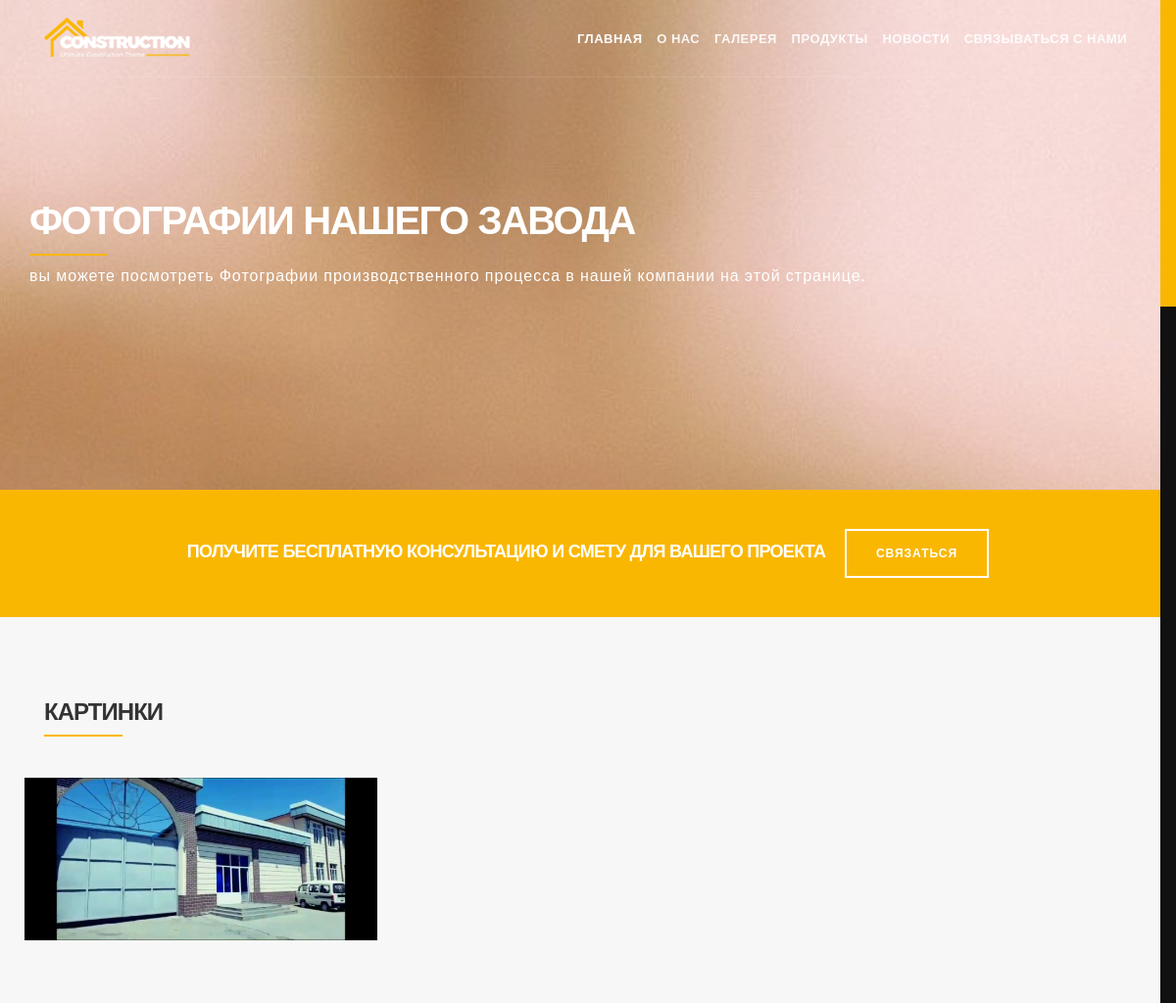
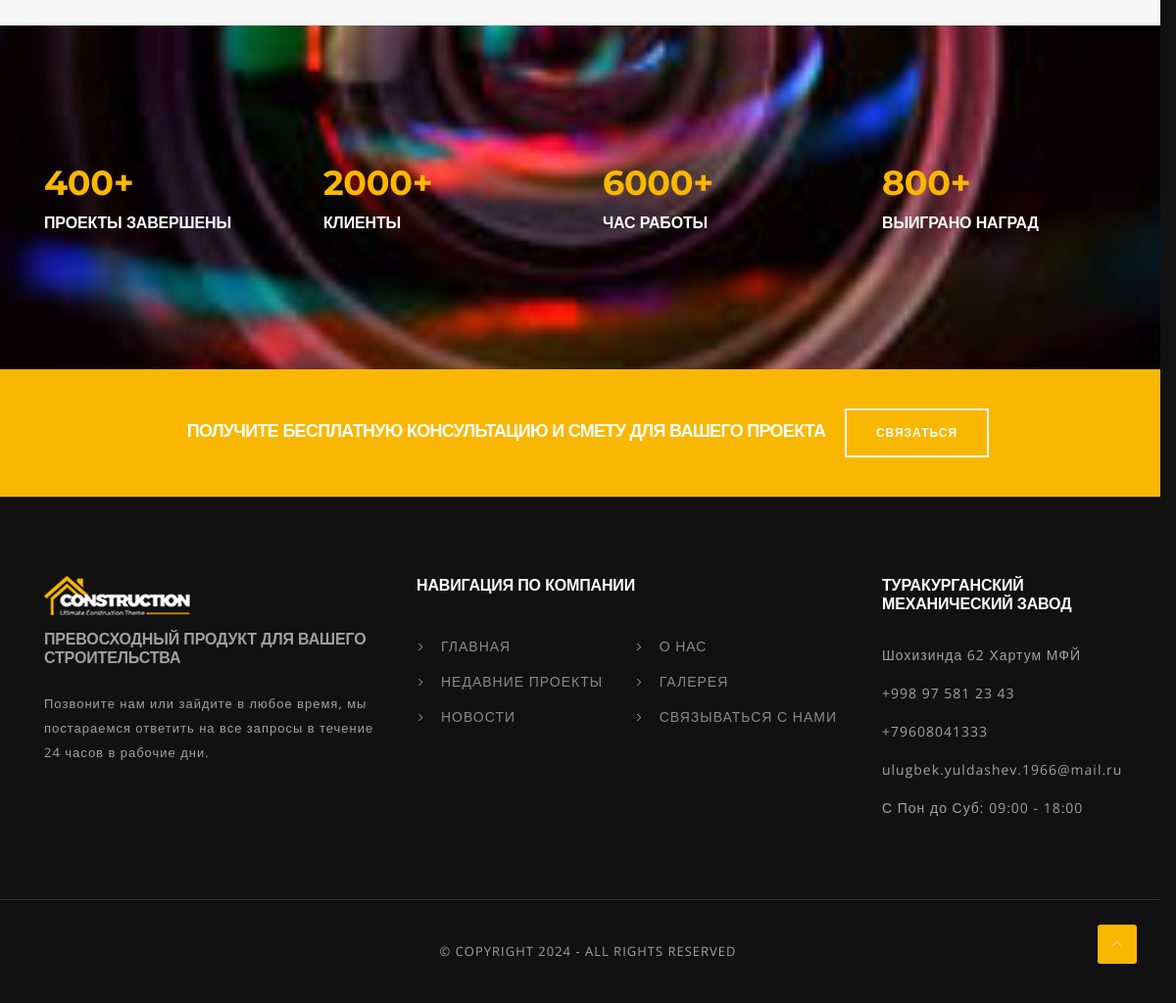
Page /services/ on the committed database (2 pictures, top to bottom).
### Main/models.py (models this page shows)
class Background_Img(models.Model):
    img = models.ImageField(upload_to='bg/')
    img2 = models.ImageField(upload_to='bg/')

class Picture(models.Model):
    img = models.ImageField(upload_to='gallery/')

class Statistics(models.Model):
    project_finished = models.IntegerField()
    client = models.IntegerField()
    hour_work = models.IntegerField()
    award_won = models.IntegerField()

class Info(models.Model):
    logo = models.ImageField(upload_to='logo/')
    name = models.CharField(max_length=255)
    location = models.CharField(max_length=255)
    phone_uz = models.CharField(max_length=255)
    phone_ru = models.CharField(max_length=255)
    phone_2 = models.CharField(max_length=255)
    email = models.EmailField()
    timetable = models.CharField(max_length=255)

### Main/views.py (the view)
# urls.py: path('services/', Service, name='services'),
def Service(request):
    bg = Background_Img.objects.last()
    img = Picture.objects.all()
    info = Info.objects.last()
    stats = Statistics.objects.last()
    context = {
        'bg': bg,
        'img': img,
        'stats': stats,
        'info': info,
    }
    return render(request, 'service.html', context)

### templates/service.html (shortened to what this page needs)
{% load static %}
<!doctype html>
 <html class="no-js" lang="en">
    <head>
        <link rel="stylesheet" href="{% static 'css/construct-icons.css' %}">
        <link rel="stylesheet" href="{% static 'css/themify-icons.css' %}">
        <link rel="stylesheet" href="{% static 'css/animate.min.css' %}">
        <link rel="stylesheet" href="{% static 'css/elegant-line-icons.css' %}">
        <link rel="stylesheet" href="{% static 'css/bootstrap.min.css' %}">
        <link rel="stylesheet" href="{% static 'css/owl.carousel.min.css' %}">
        <link rel="stylesheet" href="{% static 'css/slicknav.min.css' %}">
        <link rel="stylesheet" href="{% static 'css/swipebox.min.css' %}">
        <link rel="stylesheet" href="{% static 'css/base.css' %}">
        <link rel="stylesheet" href="{% static 'css/main.css' %}">
        <link rel="stylesheet" href="{% static 'css/responsive.css' %}">
    </head>
    <body data-spy="scroll" data-target="#navbar" data-offset="60">
        <header id="header" class="header hide-top header-bd double-header">
            <div class="header-bottom ptb-10 pos-relative">
                <div class="container">
                    <div class="col-sm-3">
                        <div class="navbar-header">
                            <a href="#" class="brand"><img src="{% static 'img/logo-light.png' %}" alt="Construction"></a>
                        </div>
                    </div>
                    <div class="col-sm-9 hidden-xs">
                        <nav class="mainmenu pull-right">
                            <ul id="navi-menu">
                                <li class="current_page_item"><a href="{% url 'index' %}">Главная</a>
                                </li>
                                <li><a href="{% url 'about' %}">О нас</a>
                                </li>
                                <li><a href="{% url 'services' %}">Галерея</a>
                                </li>
                                <li><a href="{% url 'projects' %}">Продукты</a>
                                </li>
                                <li><a href="{% url 'blogs' %}">Новости</a>
                                </li>
                                <li><a href="{% url 'contact' %}">Связываться с нами</a>
                                </li>
                            </ul>
                        </nav>
                    </div>
                </div>
            </div>
        </header>
        <section class="page-heading bg-img height-500" style="background-image: url({{bg.img.url}})">
            <div class="display-table">
                <div class="table-cell">
                    <div class="container">
                        <div class="hero-content">
                            <h2 class="fz-40 text-white fw-8 mb-15">ФОТОГРАФИИ НАШЕГО ЗАВОДА</h2>
                            <p class="text-white fz-16">вы можете посмотреть Фотографии производственного процесса в нашей компании на этой странице.</p>
                        </div>
                    </div>
                </div>
            </div>
        </section>
        <section class="cta-section text-center bg-yellow ptb-40">
            <div class="container">
                <h2 class="text-white fz-18 no-margin display-inline-block">ПОЛУЧИТЕ БЕСПЛАТНУЮ КОНСУЛЬТАЦИЮ И СМЕТУ ДЛЯ ВАШЕГО ПРОЕКТА</h2>
                <a href="{% url 'contact' %}" class="b-btn btn-white btn-border ml-15">Связаться</a>
            </div>
        </section>
        <section class="services-block bg-grey border-bottom padding">
            <div class="container">
               <h2 class="mb-40 ml-15">Картинки</h2>
                <div class="service-items">
                    <div class="portfolio-items filter-items img-w1 row">
                        {% for i in img %}
                        <div class="col-sm-4 col-xs-6 single-item padding-10 architecture">
                            <div class="portfolio-box">
                                <img class="img-w1" src="{{i.img.url}}" alt="Portfolio Image">
                            </div>
                        </div>
                        {% endfor %}
                    </div>
                </div>
            </div>
        </section>
        <section class="counter-section ptb-140 bg-img" style="background-image: url({{bg.img2.url}});">
            <div class="container">
                <div class="col-sm-3 col-xs-6 xs-padding">
                    <div class="counter-box">
                        <h3 class="fz-35 fw-7 text-yellow"><span class="counter">{{stats.project_finished}}</span>+</h3>
                        <h4 class="text-white fw-7 no-margin">Проекты завершены</h4>
                    </div>
                </div>
                <div class="col-sm-3 col-xs-6 xs-padding">
                    <div class="counter-box">
                        <h3 class="fz-35 fw-7 text-yellow"><span class="counter">{{stats.client}}</span>+</h3>
                        <h4 class="text-white fw-7 no-margin">Клиенты</h4>
                    </div>
                </div>
                <div class="col-sm-3 col-xs-6 xs-padding">
                    <div class="counter-box">
                        <h3 class="fz-35 fw-7 text-yellow"><span class="counter">{{stats.hour_work}}</span>+</h3>
                        <h4 class="text-white fw-7 no-margin">Час работы</h4>
                    </div>
                </div>
                <div class="col-sm-3 col-xs-6 xs-padding">
                    <div class="counter-box">
                        <h3 class="fz-35 fw-7 text-yellow"><span class="counter">{{stats.award_won}}</span>+</h3>
                        <h4 class="text-white fw-7 no-margin">Выиграно наград</h4>
                    </div>
                </div>
            </div>
        </section>
        <section class="cta-section text-center bg-yellow ptb-40">
            <div class="container">
                <h2 class="text-white fz-18 no-margin display-inline-block">ПОЛУЧИТЕ БЕСПЛАТНУЮ КОНСУЛЬТАЦИЮ И СМЕТУ ДЛЯ ВАШЕГО ПРОЕКТА</h2>
                <a href="{% url 'contact' %}" class="b-btn btn-white btn-border ml-15">Связаться</a>
            </div>
        </section>
		<section class="widget-section bd-top-dark padding bg-dark">
            <div class="container">
                <div class="col-sm-4 col-xs-6 xs-padding">
                    <div class="widget-box">
                        <img class="mb-15" src="{{info.logo.url}}" alt="Construction">
                        <h4 class="text-light mb-25">Превосходный продукт для вашего строительства</h4>
                        <p class="fz-13 mb-25 text-light">Позвоните нам или зайдите в любое время, мы постараемся ответить на все запросы в течение 24 часов в рабочие дни.</p>
                    </div>
                </div>
                <div class="col-sm-5 col-xs-6 xs-padding">
                    <h4 class="text-white mb-40">Навигация по компании</h4>
                    <ul class="list-1 angel mb-20">
                            <li><a href="{% url 'index' %}">Главная</a></li>
                            <li><a href="{% url 'about' %}">О нас</a></li>
                            <li><a href="{% url 'projects' %}">Недавние Проекты</a></li>
                            <li><a href="{% url 'services' %}"> Галерея</a></li>
                            <li><a href="{% url 'blogs' %}">НОВОСТИ</a></li>
                            <li><a href="{% url 'contact' %}"> СВЯЗЫВАТЬСЯ С НАМИ</a></li>
                        </ul>
                </div>
                <div class="col-sm-3 col-xs-6 xs-padding">
                    <div class="widget-box">
                        <h4 class="text-white mb-30">{{info.name}}</h4>
                        <ul class="addr-info footer-addr text-light fz-14">
                            <li>{{info.location}}</li>
                            <li>{{info.phone_uz}}</li>
                            <li>{{info.phone_ru}}</li>
                            <li>{{info.email}}</li>
                            <li>{{info.timetable}}</li>
                        </ul>
                    </div>
                </div>
            </div>
        </section>
		<footer class="footer-section bg-dark text-center bd-top-dark ptb-40 tt-u">
            <div class="container">
                <p class="no-margin fz-13 text-light">&copy; Copyright 2024 - All Rights Reserved</p>
            </div>
        </footer>
        <a data-scroll href="#header" id="scroll-top" class="scroll-to-top"><i class="ti-angle-up"></i></a>
    </body>
</html>

### static/css/main.css (style rules this page uses)
.portfolio-box { position: relative; height: inherit; overflow: hidden; }
.addr-info li { color: #fff; margin-bottom: 5px; }
.addr-info.footer-addr li { color: #fff; margin-bottom: 13px; }
.addr-info li:last-child { margin: 0; }
.scroll-to-top { display: block; text-align: center; background-color: #FAB702; font-size: 10px; width: 40px; height: 40px; line-height: 40px; color: #fff; border-radius: 3px; position: fixed; bottom: 40px; right: 40px; z-index: 999; }

### rows in the picture
Background_Img: img (picture), img2 (picture)
Picture: img (picture)
Statistics: project_finished "400", client "2000", hour_work "6000", award_won "800"
Info: logo (picture), name "ТУРАКУРГАНСКИЙ МЕХАНИЧЕСКИЙ ЗАВОД", location "Шохизинда 62 Хартум МФЙ", phone_uz "+998 97 581 23 43", phone_ru "+79608041333", email "ulugbek.yuldashev.1966@mail.ru", timetable "С Пон до Суб: 09:00 - 18:00"
